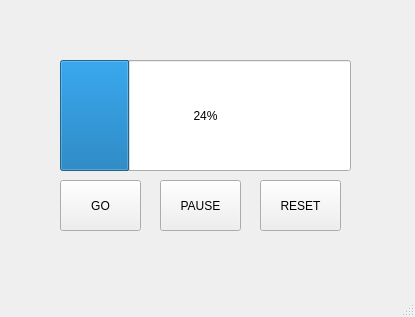
<?xml version="1.0" encoding="UTF-8"?>
<ui version="4.0">
 <class>MainWindow</class>
 <widget class="QMainWindow" name="MainWindow">
  <property name="geometry">
   <rect>
    <x>0</x>
    <y>0</y>
    <width>415</width>
    <height>317</height>
   </rect>
  </property>
  <property name="windowTitle">
   <string>MainWindow</string>
  </property>
  <widget class="QWidget" name="centralwidget">
   <widget class="QProgressBar" name="progressBar">
    <property name="geometry">
     <rect>
      <x>60</x>
      <y>60</y>
      <width>291</width>
      <height>111</height>
     </rect>
    </property>
    <property name="value">
     <number>24</number>
    </property>
   </widget>
   <widget class="QPushButton" name="goBtn">
    <property name="geometry">
     <rect>
      <x>60</x>
      <y>180</y>
      <width>81</width>
      <height>51</height>
     </rect>
    </property>
    <property name="text">
     <string>GO</string>
    </property>
   </widget>
   <widget class="QPushButton" name="pauseBtn">
    <property name="geometry">
     <rect>
      <x>160</x>
      <y>180</y>
      <width>81</width>
      <height>51</height>
     </rect>
    </property>
    <property name="text">
     <string>PAUSE</string>
    </property>
   </widget>
   <widget class="QPushButton" name="resetBtn">
    <property name="geometry">
     <rect>
      <x>260</x>
      <y>180</y>
      <width>81</width>
      <height>51</height>
     </rect>
    </property>
    <property name="text">
     <string>RESET</string>
    </property>
   </widget>
  </widget>
  <widget class="QMenuBar" name="menubar">
   <property name="geometry">
    <rect>
     <x>0</x>
     <y>0</y>
     <width>415</width>
     <height>22</height>
    </rect>
   </property>
  </widget>
  <widget class="QStatusBar" name="statusbar"/>
 </widget>
 <resources/>
 <connections>
  <connection>
   <sender>goBtn</sender>
   <signal>clicked()</signal>
   <receiver>MainWindow</receiver>
   <slot>download()</slot>
   <hints>
    <hint type="sourcelabel">
     <x>84</x>
     <y>232</y>
    </hint>
    <hint type="destinationlabel">
     <x>79</x>
     <y>436</y>
    </hint>
   </hints>
  </connection>
  <connection>
   <sender>pauseBtn</sender>
   <signal>clicked()</signal>
   <receiver>MainWindow</receiver>
   <slot>stop()</slot>
   <hints>
    <hint type="sourcelabel">
     <x>194</x>
     <y>250</y>
    </hint>
    <hint type="destinationlabel">
     <x>194</x>
     <y>356</y>
    </hint>
   </hints>
  </connection>
  <connection>
   <sender>resetBtn</sender>
   <signal>clicked()</signal>
   <receiver>MainWindow</receiver>
   <slot>reset()</slot>
   <hints>
    <hint type="sourcelabel">
     <x>304</x>
     <y>227</y>
    </hint>
    <hint type="destinationlabel">
     <x>302</x>
     <y>364</y>
    </hint>
   </hints>
  </connection>
 </connections>
 <slots>
  <slot>download()</slot>
  <slot>stop()</slot>
  <slot>reset()</slot>
 </slots>
</ui>
